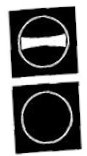
#> input picture scheme002.jpg, 87 x 156 px
$ jupyter execute wykrywanie_final.ipynb
#> lines starting #> are read from the running program, lines starting #| are printed output that depends on the picture; after the words box and inside, x2 and y2 are one past the last pixel; in counts of white or black regions, pixels touching at a corner belong together
[cell 1]
import cv2
import numpy as np
import matplotlib.pyplot as plt


image = cv2.imread('scheme002.jpg')
#> image is the input picture: shape (156, 87, 3); min 0, max 255, mean 106.6


plt.figure(figsize=(10, 10))
plt.title('Oryginalny obraz')
plt.imshow(cv2.cvtColor(image, cv2.COLOR_BGR2RGB))
plt.axis('off')
plt.show()

[cell 2]
gray = cv2.cvtColor(image, cv2.COLOR_BGR2GRAY)
plt.figure(figsize=(10, 10))
plt.title('Skala szarości')
plt.imshow(gray, cmap='gray')
plt.axis('off')
plt.show()

[cell 3]
filtered = cv2.GaussianBlur(gray, (5, 5), 0)
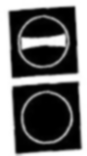
#> filtered: shape (156, 87); min 0, max 255, mean 106.6
plt.figure(figsize=(10, 10))
plt.title('Wygładzony obraz')
plt.imshow(filtered, cmap='gray')
plt.axis('off')
plt.show()

[cell 4]
_, binary = cv2.threshold(filtered, 127, 255, cv2.THRESH_BINARY_INV)
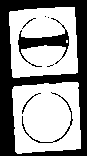
#> binary: shape (156, 87); 59.6% white; 8 black regions (3 under 20 px)
plt.figure(figsize=(10, 10))
plt.title('Binaryzacja')
plt.imshow(binary, cmap='gray')
plt.axis('off')
plt.show()

[cell 5]
contours, _ = cv2.findContours(binary, cv2.RETR_TREE, cv2.CHAIN_APPROX_SIMPLE)
#> contours = 34 contours, 25 with area under 20; largest, box (x1, y1, x2, y2) and area: (12, 82, 81, 154) 4348, (9, 7, 78, 78) 4324, (17, 28, 70, 63) 672, (60, 96, 74, 127) 76, (52, 125, 71, 143) 58
contour_image = np.copy(image)
cv2.drawContours(contour_image, contours, -1, (0, 255, 0), 2)
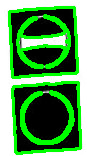
#> contour_image: shape (156, 87, 3); mean B, G, R 83.6, 150.2, 83.6
plt.figure(figsize=(10, 10))
plt.title('Kontury')
plt.imshow(cv2.cvtColor(contour_image, cv2.COLOR_BGR2RGB))
plt.axis('off')
plt.show()


contours_list = []
methods = [(cv2.RETR_EXTERNAL, cv2.CHAIN_APPROX_NONE), (cv2.RETR_EXTERNAL, cv2.CHAIN_APPROX_SIMPLE),
           (cv2.RETR_TREE, cv2.CHAIN_APPROX_NONE), (cv2.RETR_TREE, cv2.CHAIN_APPROX_SIMPLE)]

for mode, method in methods:
    contours, _ = cv2.findContours(binary, mode, method)
    contour_image = np.copy(image)
    cv2.drawContours(contour_image, contours, -1, (0, 255, 0), 2)
    contours_list.append((mode, method, contour_image))
#> after the loop, contours_list = 4 items

for i, (mode, method, contour_image) in enumerate(contours_list):
    plt.figure(figsize=(10, 10))
    plt.title(f'Kontury (mode={mode}, method={method})')
    plt.imshow(cv2.cvtColor(contour_image, cv2.COLOR_BGR2RGB))
    plt.axis('off')
    plt.show()
#> this loop made 4 passes
#> (mode, method) on passes 1 to 4: (0, 1), (0, 2), (3, 1), (3, 2)
#> pass 1, `plt.show()`:
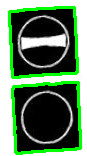
#> shown: shape (156, 87, 3); mean R, G, B 96, 126.7, 96

$ run again, with scheme003.jpg copied over scheme002.jpg
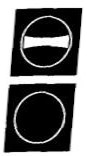
#> input picture scheme003.jpg, 87 x 156 px
#> image is the input picture: shape (156, 87, 3); min 0, max 255, mean 105.2
#> `_, binary = cv2.threshold(filtered, 127, 255, cv2.THRESH_BINARY_INV)`:
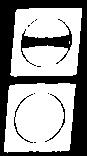
#> binary: shape (156, 87); 60.7% white; 11 black regions (7 under 20 px)
#> `contours, _ = cv2.findContours(binary, cv2.RETR_TREE, cv2.CHAIN_APPROX..`: contours = 45 contours, 36 with area under 20; largest, box (x1, y1, x2, y2) and area: (4, 83, 76, 153) 4374, (10, 8, 82, 77) 4373, (20, 24, 73, 60) 641, (60, 102, 66, 129) 63, (13, 116, 25, 140) 56
#> after the loop `for mode, method in methods:`: contours_list = 4 items
#> the loop `for i, (mode, method, contour_image) in enumerate(contours_list):` made 4 passes
#> (mode, method) on passes 1 to 4: (0, 1), (0, 2), (3, 1), (3, 2)
#> pass 1, `plt.show()`:
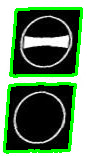
#> shown: shape (156, 87, 3); mean R, G, B 93.7, 124.7, 93.7

$ run again, with scheme005.jpg copied over scheme002.jpg
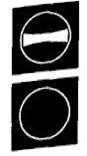
#> input picture scheme005.jpg, 87 x 156 px
#> image is the input picture: shape (156, 87, 3); min 0, max 255, mean 105.3
#> `_, binary = cv2.threshold(filtered, 127, 255, cv2.THRESH_BINARY_INV)`:
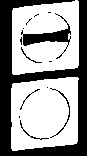
#> binary: shape (156, 87); 60.9% white; 14 black regions (8 under 20 px)
#> `contours, _ = cv2.findContours(binary, cv2.RETR_TREE, cv2.CHAIN_APPROX..`: contours = 54 contours, 44 with area under 20; largest, box (x1, y1, x2, y2) and area: (11, 77, 79, 151) 4392, (12, 0, 79, 75) 4370, (22, 22, 72, 47) 551, (57, 90, 71, 123) 80, (29, 135, 41, 140) 24
#> after the loop `for mode, method in methods:`: contours_list = 4 items
#> the loop `for i, (mode, method, contour_image) in enumerate(contours_list):` made 4 passes
#> (mode, method) on passes 1 to 4: (0, 1), (0, 2), (3, 1), (3, 2)
#> pass 1, `plt.show()`:
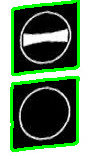
#> shown: shape (156, 87, 3); mean R, G, B 93.8, 124.6, 93.8
